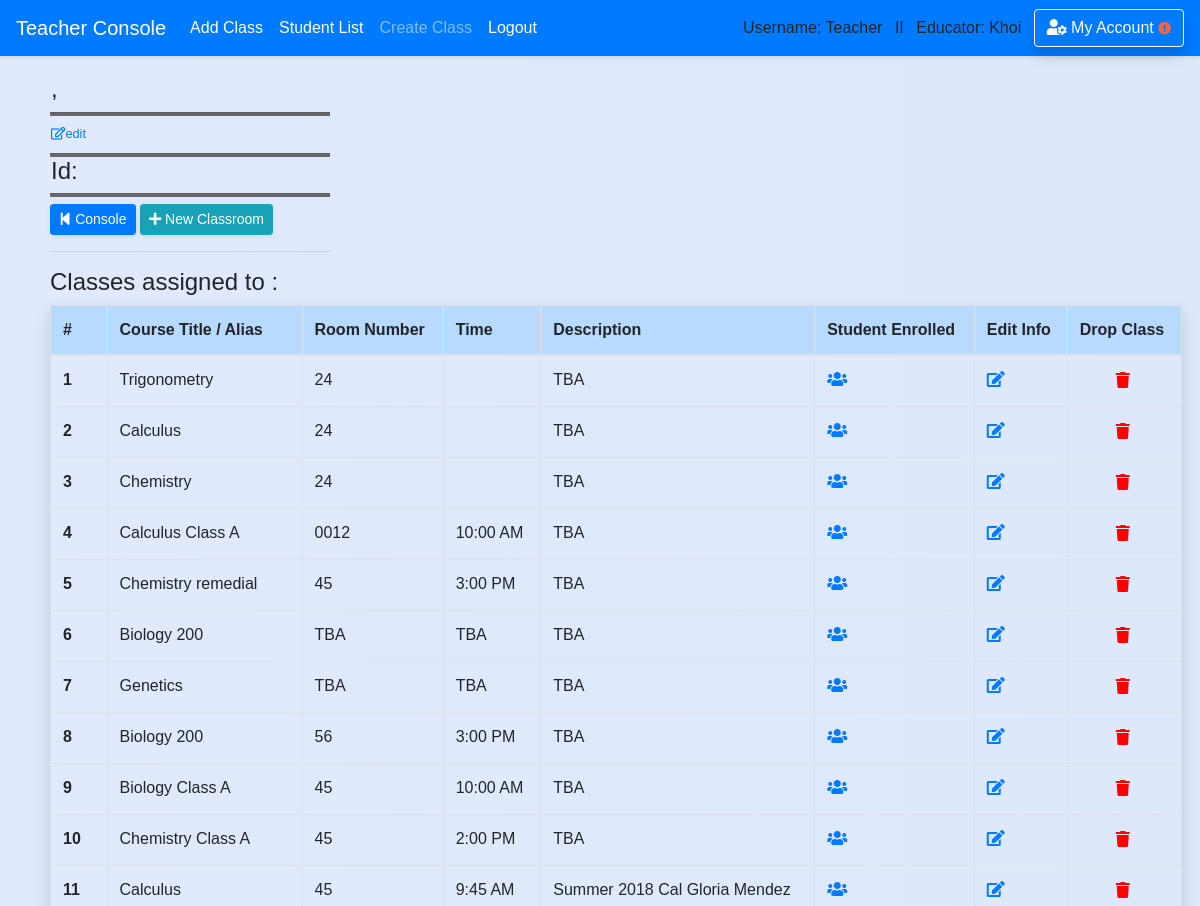
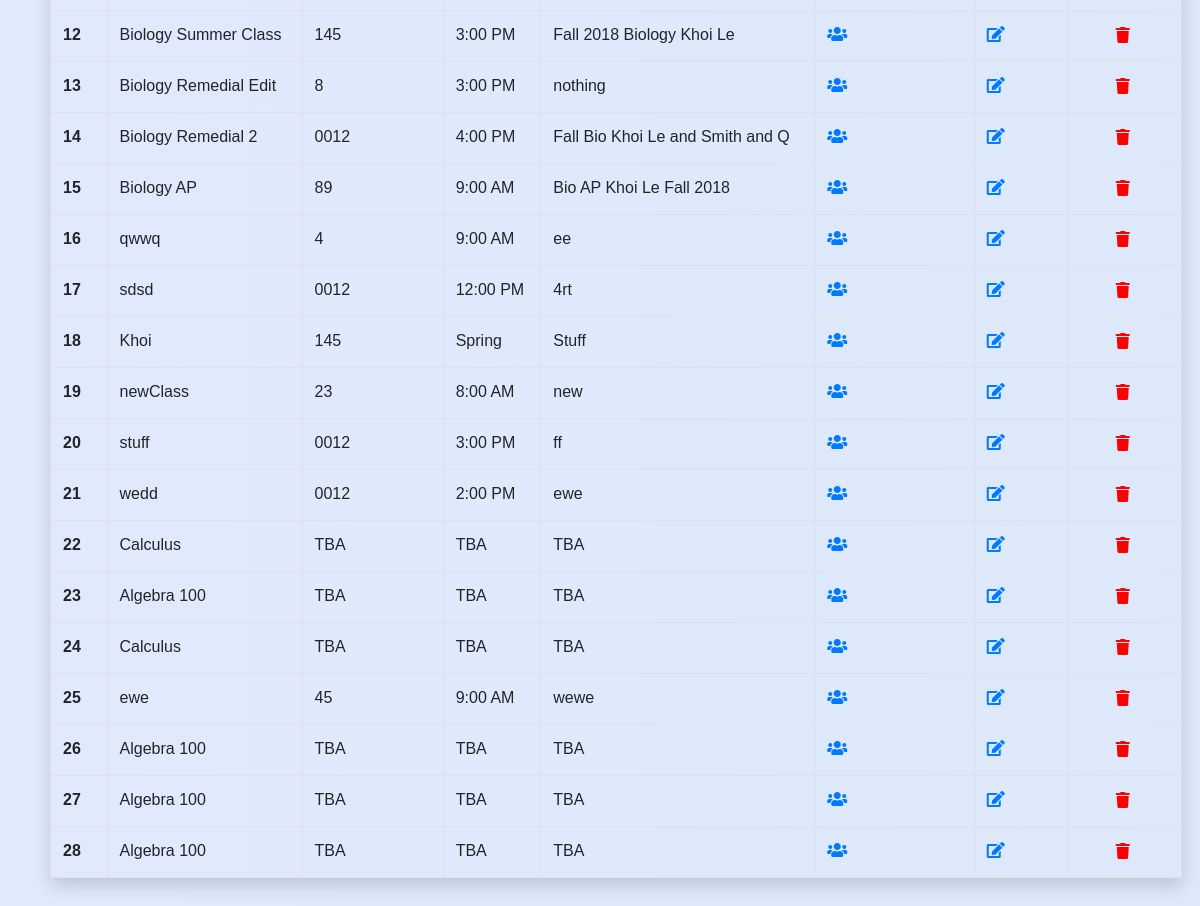
Screenshot of /teacher/classroom (signed in) with the database file from the repository (2 pictures, top to bottom).
### school_app/models.py (models this page shows, shortened)
class Classroom(models.Model):
    course_title = models.CharField(max_length=50,default='')
    course_number = models.CharField(max_length=20,default='')
    teacher_name = models.CharField(max_length=50,default='')
    teacher_idx = models.CharField(max_length=10,default='')
    room_number = models.CharField(max_length=10,default='TBA')
    time = models.CharField(max_length=10,blank=True, null=True,default='TBA')
    description = models.CharField(max_length=300,default='TBA')
    teacher = models.ForeignKey('Teacher',blank=True, null=True, on_delete = models.SET_NULL, related_name='classroom_by_teacher')
    course = models.ForeignKey('Course',blank=True, null=True, on_delete = models.SET_NULL, related_name='course_in_classroom')
    student = models.ManyToManyField(Student, blank=True)

### school_app/views_logged.py (the view)
# urls.py: path('teacher/classroom', views_logged.classroom, name='classroom_list'),
def classroom(request,course_id=None):
    if is_login(request) == False:
        return redirect('/login')
    if is_login(request) == True:
        if request.user.profile.is_teacher == False:
            messages.warning(request, "You don't have Instructor's Privilege!")
            return redirect('/')
        course = Course.objects.filter(id=course_id).first()
        classes = Classroom.objects.filter(course=course)
        time_list = []
        for cla in classes:
            time_list.append(cla.time)
        conflict_index=[]
        for time in time_list:
            for index, time2 in enumerate(time_list):
                count = 0
                if time == time2:
                    count += 1
                    if count >= 2:
                        conflict_index.append(index+1)
        return render(request,'teacher/classroom/view_classroom.html',
        {'classes':classes,'course':course,'conflict_index':conflict_index})

### school_app/views_functions.py (called while the page is built)
def is_login(request):
    if not request.user.is_authenticated:
        messages.warning(request, "Please Login or Create an Account.")
        return False
    return True

### school_app/templates/teacher/classroom/view_classroom.html (shortened to what this page needs)
{% extends 'base.html' %}
{% block content %}
<div class='content'>
  <div class="container-fuild form-row" style='width:100%'>
    <div class="col-md-6">
        <div style="width: 280px">
        <h4 style='padding-left: 1px'>{{ course.semester }}, {{ course.year }}</h4>
        <hr class='hr-line'/>
        <h4 style='padding-left: 1px'>{{ course.course_title }}
        <a href='{% url "edit_course" course_id=course.id  %}'><h6 style='display:inline'><small><i class="far fa-edit"></i>edit</small></h6></a>
        </h4>
        <hr class='hr-line'/>
        <h4 style='padding-left: 1px'>Id: {{course.course_number}}</h4>
        <hr class='hr-line'/>
          <a href='{% url "teacher" %}' class="btn btn-sm btn-primary shadow-sm" ><i class="fas fa-step-backward"></i> Console</a></a>
          <a href='{% url "add_classroom" course_id=course.id %}' class="btn btn-info btn-sm shadow-sm" role="button"><i class="fas fa-plus"></i> New Classroom</a>
        <hr/></div></div>
        <div class="col-md-5">
        </div></div>
        {% if classes %}
          <h5><big>Classes assigned to {{ course.course_title }} :</big></h5>
          <div class='mr-2'>
          <table class="table table-hover table-bordered pad-right-table shadow ">
            <thead class='table-primary'>
            <tr>
              <th scope="col" style="width: 5%">#</th>
              <th scope="col">Course Title / Alias</th>
              <th scope="col">Room Number</th>
              <th scope="col">Time</th>
              <th scope="col">Description</th>
              <th scope="col">Student Enrolled</th>
              <th scope="col">Edit Info</th>
              <th scope="col">Drop Class</th>
            </tr>
            </thead>
            <tbody>
        {% for class in classes %}
            <tr>
              <th scope="row">{{ forloop.counter }}</th>
              <td>{{ class.course_title }}</td>
              <td>{{ class.room_number }}</td>
              <td>{{ class.time }}</td>
              <td>{{ class.description }}</td>
              <td>
                <a href='{% url "edit_course" course_id=course.id %}'><i class="fas fa-users"></i></a>
              </td>
              <td>
                <a href='{% url "edit_classroom" classroom_id=class.id %}'><i class="fas fa-edit"></i></a>
              </td>
              <td>
                <form action='/teacher/classroom/detached_classroom/' method='post'>{% csrf_token %}
                  <button type='submit' style='border:none;background:none;cursor: pointer;cursor: hand;'>
                  <i style='color:red' class="fas fa-trash test" data-toggle="popover" data-placement="top" data-trigger="hover" data-content="Alert!"></i>
                  </button>
                </form>
              </td>
            </tr>
        {% endfor %}
            </tbody>
          </table>
        {% else %}
        <h5><div class="alert-inherit alert-info shadow-sm" role="alert"><i class="fas fa-exclamation"></i> No Classes assigned to this course.</div></h5>
        {% endif %}
</div></div><br>
{% endblock %}

### school_app/templates/base.html (shortened to what this page needs)
<!doctype html>
<html>
    <head>
{% load static %}
        <link rel="stylesheet" type="text/css" href="{% static 'school_app/style.css' %}" />
        <link rel="stylesheet" href="https://stackpath.bootstrapcdn.com/bootstrap/4.1.0/css/bootstrap.min.css">
        <link rel="stylesheet" href="https://use.fontawesome.com/releases/v5.0.13/css/all.css">
    </head>
{% if request.user.profile.is_teacher %}
  <body class='body-teacher'>
{% else %}
  <body>
{% endif %}<header>
<nav class="navbar navbar-expand-lg navbar-dark bg-primary shadow-sm fixed-top">
    <a class="navbar-brand" href="/teacher">Teacher Console</a>
    <div class="navbar-collapse collapse show" id="navbarColor02" style="">
      <ul class="navbar-nav mr-auto">
        <li class="nav-item active">
          <a class="nav-link" href="/teacher/add_class">Add Class<span class="sr-only">(current)</span></a>
        </li>
        <li class="nav-item active">
          <a class="nav-link" href="/teacher/student_list">Student List<span class="sr-only">(current)</span></a>
        </li>
        <li class="nav-item">
          <a class="nav-link" href="/teacher/add_class">Create Class</a>
        </li>
        <li class="nav-item active">
          <a class="nav-link" href="{% url 'logout' %}">Logout</a>
        </li>
      </ul>
      {% if request.user.username %}
          Username: {{ request.user.username }} &ensp;II&ensp;
      {% endif %}
      {% if request.user.profile.is_teacher %}
          Educator: {{request.user.first_name}} &ensp;
      {% endif %}
      <a href='/account_management/' class='btn btn-outline-light shadow'>
         <i class="fas fa-user-cog"></i> My Account
      {% if user.profile.home_address == '' or user.profile.phone_number == '' or user.profile.emergency_contact == '' or user.email == '' or user.profile.birth_date  %}
        <i class="fas fa-exclamation-circle small" style='color:tomato'></i>
      {% endif %}
      </a>
    </div>
  </nav>
    </header>
    <div class='' style='padding-top:45px'>
    {% block content %}
    {% endblock %}
    </div>
</body>
</html>

### school_app/static/school_app/style.css (style rules this page uses)
.body-teacher { font-family:sans-serif; background: linear-gradient(to right, #e0eafc, #cfdef3); background-size: 600% 100%; }
.content { padding-top: 30px; padding-left:50px; padding-right:10px; }
.hr-line { height: 1px; background-color: dimgrey; padding: 1px; margin: 0px; }

### school_app/templates/base.html (style rules this page uses)
form,h1,ul { padding-left: 30px; padding-right:20px; }

### rows the page displays
Classroom: course_title "Trigonometry", room_number "24", description "TBA"
Classroom: course_title "Calculus", room_number "24", description "TBA"
Classroom: course_title "Chemistry", room_number "24", description "TBA"
Classroom: course_title "Calculus Class A", room_number "0012", time "10:00 AM", description "TBA"
Classroom: course_title "Chemistry remedial", room_number "45", time "3:00 PM", description "TBA"
Classroom: course_title "Biology 200", room_number "TBA", time "TBA", description "TBA"
Classroom: course_title "Genetics", room_number "TBA", time "TBA", description "TBA"
Classroom: course_title "Biology 200", room_number "56", time "3:00 PM", description "TBA"
Classroom: course_title "Biology Class A", room_number "45", time "10:00 AM", description "TBA"
Classroom: course_title "Chemistry Class A", room_number "45", time "2:00 PM", description "TBA"
Classroom: course_title "Calculus", room_number "45", time "9:45 AM", description "Summer 2018 Cal Gloria Mendez"
Classroom: course_title "Biology Summer Class", room_number "145", time "3:00 PM", description "Fall 2018 Biology Khoi Le"
Classroom: course_title "Biology Remedial Edit", room_number "8", time "3:00 PM", description "nothing"
Classroom: course_title "Biology Remedial 2", room_number "0012", time "4:00 PM", description "Fall Bio Khoi Le and Smith and Q"
Classroom: course_title "Biology AP", room_number "89", time "9:00 AM", description "Bio AP Khoi Le Fall 2018"
Classroom: course_title "qwwq", room_number "4", time "9:00 AM", description "ee"
Classroom: course_title "sdsd", room_number "0012", time "12:00 PM", description "4rt"
Classroom: course_title "Khoi", room_number "145", time "Spring", description "Stuff"
Classroom: course_title "newClass", room_number "23", time "8:00 AM", description "new"
Classroom: course_title "stuff", room_number "0012", time "3:00 PM", description "ff"
Classroom: course_title "wedd", room_number "0012", time "2:00 PM", description "ewe"
Classroom: course_title "Calculus", room_number "TBA", time "TBA", description "TBA"
Classroom: course_title "Algebra 100", room_number "TBA", time "TBA", description "TBA"
Classroom: course_title "Calculus", room_number "TBA", time "TBA", description "TBA"
Classroom: course_title "ewe", room_number "45", time "9:00 AM", description "wewe"
Classroom: course_title "Algebra 100", room_number "TBA", time "TBA", description "TBA"
Classroom: course_title "Algebra 100", room_number "TBA", time "TBA", description "TBA"
Classroom: course_title "Algebra 100", room_number "TBA", time "TBA", description "TBA"

### other values shown
{{ request.user.username }} "Teacher"
{{ request.user.first_name }} "Khoi"
